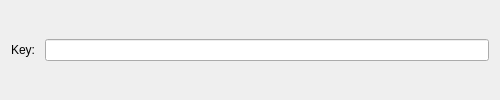
<?xml version="1.0" encoding="UTF-8"?>
<ui version="4.0">
 <class>WidgetVignereCypher</class>
 <widget class="QWidget" name="WidgetVignereCypher">
  <property name="geometry">
   <rect>
    <x>0</x>
    <y>0</y>
    <width>500</width>
    <height>100</height>
   </rect>
  </property>
  <property name="windowTitle">
   <string>Form</string>
  </property>
  <layout class="QHBoxLayout" name="horizontalLayout">
   <item>
    <widget class="QLabel" name="label">
     <property name="text">
      <string>Key: </string>
     </property>
    </widget>
   </item>
   <item>
    <widget class="QLineEdit" name="txt_key"/>
   </item>
  </layout>
 </widget>
 <resources/>
 <connections/>
</ui>
